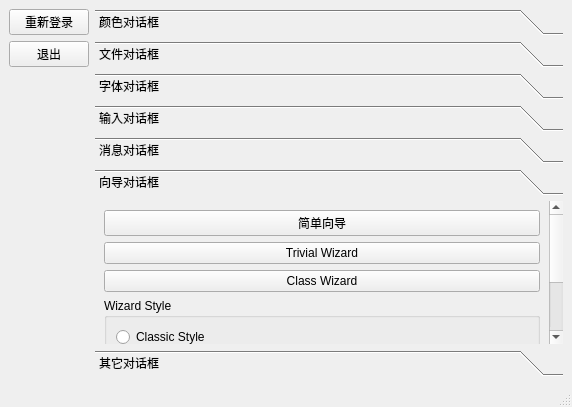
<?xml version="1.0" encoding="UTF-8"?>
<ui version="4.0">
 <class>MainWindow</class>
 <widget class="QMainWindow" name="MainWindow">
  <property name="geometry">
   <rect>
    <x>0</x>
    <y>0</y>
    <width>572</width>
    <height>407</height>
   </rect>
  </property>
  <property name="windowTitle">
   <string>MainWindow</string>
  </property>
  <widget class="QWidget" name="centralwidget">
   <layout class="QHBoxLayout" name="horizontalLayout">
    <item>
     <layout class="QVBoxLayout" name="verticalLayout_2">
      <item>
       <layout class="QVBoxLayout" name="verticalLayout">
        <item>
         <widget class="QPushButton" name="pushButton_reWelcome">
          <property name="text">
           <string>重新登录</string>
          </property>
         </widget>
        </item>
        <item>
         <widget class="QPushButton" name="pushButton_exit">
          <property name="text">
           <string>退出</string>
          </property>
         </widget>
        </item>
       </layout>
      </item>
      <item>
       <spacer name="verticalSpacer">
        <property name="orientation">
         <enum>Qt::Vertical</enum>
        </property>
        <property name="sizeHint" stdset="0">
         <size>
          <width>20</width>
          <height>40</height>
         </size>
        </property>
       </spacer>
      </item>
     </layout>
    </item>
    <item>
     <widget class="QToolBox" name="toolBox">
      <property name="currentIndex">
       <number>5</number>
      </property>
      <widget class="QWidget" name="page_color">
       <property name="geometry">
        <rect>
         <x>0</x>
         <y>0</y>
         <width>472</width>
         <height>209</height>
        </rect>
       </property>
       <attribute name="label">
        <string>颜色对话框</string>
       </attribute>
       <layout class="QVBoxLayout" name="verticalLayout_6">
        <item>
         <layout class="QHBoxLayout" name="horizontalLayout_3" stretch="1,3">
          <item>
           <widget class="QPushButton" name="pushButton_getColor">
            <property name="text">
             <string>QColorDialog::getColor()</string>
            </property>
           </widget>
          </item>
          <item>
           <widget class="QLabel" name="label_getColor">
            <property name="frameShape">
             <enum>QFrame::Panel</enum>
            </property>
            <property name="frameShadow">
             <enum>QFrame::Sunken</enum>
            </property>
            <property name="text">
             <string/>
            </property>
           </widget>
          </item>
         </layout>
        </item>
        <item>
         <spacer name="verticalSpacer_3">
          <property name="orientation">
           <enum>Qt::Vertical</enum>
          </property>
          <property name="sizeHint" stdset="0">
           <size>
            <width>20</width>
            <height>335</height>
           </size>
          </property>
         </spacer>
        </item>
        <item>
         <layout class="QVBoxLayout" name="verticalLayout_5">
          <item>
           <widget class="QCheckBox" name="checkBox_colorDlg_showAlpha">
            <property name="text">
             <string>Show Alpha</string>
            </property>
           </widget>
          </item>
          <item>
           <widget class="QCheckBox" name="checkBox_colorDlg_noButtons">
            <property name="text">
             <string>No Buttons</string>
            </property>
           </widget>
          </item>
          <item>
           <widget class="QCheckBox" name="checkBox_colorDlg_donotUseNativeDialog">
            <property name="text">
             <string>Don't use native dialog</string>
            </property>
           </widget>
          </item>
         </layout>
        </item>
       </layout>
      </widget>
      <widget class="QWidget" name="page_File">
       <property name="geometry">
        <rect>
         <x>0</x>
         <y>0</y>
         <width>472</width>
         <height>209</height>
        </rect>
       </property>
       <attribute name="label">
        <string>文件对话框</string>
       </attribute>
       <layout class="QVBoxLayout" name="verticalLayout_7">
        <item>
         <layout class="QGridLayout" name="gridLayout_3" columnstretch="1,3">
          <item row="0" column="0">
           <widget class="QPushButton" name="pushButton_getExistingDir">
            <property name="layoutDirection">
             <enum>Qt::LeftToRight</enum>
            </property>
            <property name="text">
             <string>QFileDialog::getExistingDirectory()</string>
            </property>
           </widget>
          </item>
          <item row="3" column="0">
           <widget class="QPushButton" name="pushButton_getSaveFileName">
            <property name="layoutDirection">
             <enum>Qt::LeftToRight</enum>
            </property>
            <property name="text">
             <string>QFileDialog::getSaveFileName()</string>
            </property>
           </widget>
          </item>
          <item row="1" column="1">
           <widget class="QLabel" name="label_getOpenFileName">
            <property name="frameShape">
             <enum>QFrame::Panel</enum>
            </property>
            <property name="frameShadow">
             <enum>QFrame::Sunken</enum>
            </property>
            <property name="text">
             <string/>
            </property>
           </widget>
          </item>
          <item row="2" column="0">
           <widget class="QPushButton" name="pushButton_getOpenFileNames">
            <property name="layoutDirection">
             <enum>Qt::LeftToRight</enum>
            </property>
            <property name="text">
             <string>QFileDialog::getOpenFileNames()</string>
            </property>
           </widget>
          </item>
          <item row="1" column="0">
           <widget class="QPushButton" name="pushButton_getOpenFileName">
            <property name="layoutDirection">
             <enum>Qt::LeftToRight</enum>
            </property>
            <property name="text">
             <string>QFileDialog::getOpenFileName</string>
            </property>
           </widget>
          </item>
          <item row="0" column="1">
           <widget class="QLabel" name="label_getExistingDir">
            <property name="frameShape">
             <enum>QFrame::Panel</enum>
            </property>
            <property name="frameShadow">
             <enum>QFrame::Sunken</enum>
            </property>
            <property name="text">
             <string/>
            </property>
           </widget>
          </item>
          <item row="3" column="1">
           <widget class="QLabel" name="label_getSaveFileName">
            <property name="frameShape">
             <enum>QFrame::Panel</enum>
            </property>
            <property name="frameShadow">
             <enum>QFrame::Sunken</enum>
            </property>
            <property name="text">
             <string/>
            </property>
           </widget>
          </item>
          <item row="2" column="1">
           <widget class="QLabel" name="label_getOpenFileNames">
            <property name="frameShape">
             <enum>QFrame::Panel</enum>
            </property>
            <property name="frameShadow">
             <enum>QFrame::Sunken</enum>
            </property>
            <property name="text">
             <string/>
            </property>
           </widget>
          </item>
         </layout>
        </item>
        <item>
         <spacer name="verticalSpacer_4">
          <property name="orientation">
           <enum>Qt::Vertical</enum>
          </property>
          <property name="sizeHint" stdset="0">
           <size>
            <width>20</width>
            <height>9</height>
           </size>
          </property>
         </spacer>
        </item>
        <item>
         <widget class="QGroupBox" name="groupBox">
          <property name="title">
           <string>Options</string>
          </property>
          <layout class="QGridLayout" name="gridLayout_5">
           <item row="3" column="0">
            <widget class="QCheckBox" name="checkBox_fileOption_donotUseSheet">
             <property name="text">
              <string>Don't Use Sheet</string>
             </property>
            </widget>
           </item>
           <item row="0" column="0">
            <widget class="QCheckBox" name="checkBox_fileOption_showDirsOnly">
             <property name="text">
              <string>Show Directory only</string>
             </property>
            </widget>
           </item>
           <item row="2" column="0">
            <widget class="QCheckBox" name="checkBox_fileOption_hideNameFilterDetails">
             <property name="text">
              <string>Hide Name Filter Details</string>
             </property>
            </widget>
           </item>
           <item row="1" column="0">
            <widget class="QCheckBox" name="checkBox_fileOption_readOnly">
             <property name="text">
              <string>Read Only</string>
             </property>
            </widget>
           </item>
           <item row="1" column="1">
            <widget class="QCheckBox" name="checkBox_fileOption_donotConfirmOverwrite">
             <property name="text">
              <string>Don't Confirm Overwrite</string>
             </property>
            </widget>
           </item>
           <item row="2" column="1">
            <widget class="QCheckBox" name="checkBox_fileOption_donotUseNativeDialog">
             <property name="text">
              <string>Don't Use Native Dialog</string>
             </property>
            </widget>
           </item>
           <item row="3" column="1">
            <widget class="QCheckBox" name="checkBox_fileOption_donotUseCustomDirectoryIcons">
             <property name="text">
              <string>Don't Use Custom Directory Icons</string>
             </property>
            </widget>
           </item>
           <item row="0" column="1">
            <widget class="QCheckBox" name="checkBox_fileOption_donotResolveSymlinks">
             <property name="text">
              <string>Don't resolve Symlinks</string>
             </property>
            </widget>
           </item>
          </layout>
         </widget>
        </item>
       </layout>
      </widget>
      <widget class="QWidget" name="page_Font">
       <property name="geometry">
        <rect>
         <x>0</x>
         <y>0</y>
         <width>472</width>
         <height>209</height>
        </rect>
       </property>
       <attribute name="label">
        <string>字体对话框</string>
       </attribute>
       <layout class="QVBoxLayout" name="verticalLayout_8">
        <item>
         <layout class="QGridLayout" name="gridLayout_4" columnstretch="1,3">
          <item row="0" column="0">
           <widget class="QPushButton" name="pushButton_getFont">
            <property name="text">
             <string>QFontDialog::getFont()</string>
            </property>
           </widget>
          </item>
          <item row="0" column="1">
           <widget class="QLabel" name="label_getFont">
            <property name="frameShape">
             <enum>QFrame::Panel</enum>
            </property>
            <property name="frameShadow">
             <enum>QFrame::Sunken</enum>
            </property>
            <property name="text">
             <string/>
            </property>
           </widget>
          </item>
         </layout>
        </item>
        <item>
         <spacer name="verticalSpacer_5">
          <property name="orientation">
           <enum>Qt::Vertical</enum>
          </property>
          <property name="sizeHint" stdset="0">
           <size>
            <width>20</width>
            <height>299</height>
           </size>
          </property>
         </spacer>
        </item>
        <item>
         <widget class="QCheckBox" name="checkBox_fontDlg_noButtons">
          <property name="text">
           <string>No Buttons</string>
          </property>
         </widget>
        </item>
        <item>
         <widget class="QCheckBox" name="checkBox_fontDlg_donotUseNativeDialog">
          <property name="text">
           <string>Don't use Native Dialog</string>
          </property>
         </widget>
        </item>
        <item>
         <widget class="QCheckBox" name="checkBox_fontDlg_scalable">
          <property name="text">
           <string>Scalable Fonts</string>
          </property>
         </widget>
        </item>
        <item>
         <widget class="QCheckBox" name="checkBox_fontDlg_monospaced">
          <property name="text">
           <string>Monospaced Fonts</string>
          </property>
         </widget>
        </item>
        <item>
         <widget class="QCheckBox" name="checkBox_fontDlg_proportional">
          <property name="text">
           <string>Proportional Fonts</string>
          </property>
         </widget>
        </item>
       </layout>
      </widget>
      <widget class="QWidget" name="page_input">
       <property name="geometry">
        <rect>
         <x>0</x>
         <y>0</y>
         <width>472</width>
         <height>209</height>
        </rect>
       </property>
       <attribute name="label">
        <string>输入对话框</string>
       </attribute>
       <layout class="QVBoxLayout" name="verticalLayout_9">
        <item>
         <layout class="QGridLayout" name="gridLayout">
          <item row="0" column="0">
           <widget class="QPushButton" name="pushButton_getText">
            <property name="text">
             <string>QInputDialog::getText():</string>
            </property>
           </widget>
          </item>
          <item row="0" column="1">
           <widget class="QLabel" name="label_getText">
            <property name="frameShape">
             <enum>QFrame::Panel</enum>
            </property>
            <property name="frameShadow">
             <enum>QFrame::Sunken</enum>
            </property>
            <property name="text">
             <string/>
            </property>
           </widget>
          </item>
          <item row="1" column="0">
           <widget class="QPushButton" name="pushButton_getInt">
            <property name="text">
             <string>QInputDialog::getInt():</string>
            </property>
           </widget>
          </item>
          <item row="1" column="1">
           <widget class="QLabel" name="label_getInt">
            <property name="frameShape">
             <enum>QFrame::Panel</enum>
            </property>
            <property name="frameShadow">
             <enum>QFrame::Sunken</enum>
            </property>
            <property name="text">
             <string/>
            </property>
           </widget>
          </item>
          <item row="2" column="0">
           <widget class="QPushButton" name="pushButton_getDouble">
            <property name="text">
             <string>QInputDialog::getDouble():</string>
            </property>
           </widget>
          </item>
          <item row="2" column="1">
           <widget class="QLabel" name="label_getDouble">
            <property name="frameShape">
             <enum>QFrame::Panel</enum>
            </property>
            <property name="frameShadow">
             <enum>QFrame::Sunken</enum>
            </property>
            <property name="text">
             <string/>
            </property>
           </widget>
          </item>
          <item row="3" column="0">
           <widget class="QPushButton" name="pushButton_getItem">
            <property name="text">
             <string>QInputDialog::getItem():</string>
            </property>
           </widget>
          </item>
          <item row="3" column="1">
           <widget class="QLabel" name="label_getItem">
            <property name="frameShape">
             <enum>QFrame::Panel</enum>
            </property>
            <property name="frameShadow">
             <enum>QFrame::Sunken</enum>
            </property>
            <property name="text">
             <string/>
            </property>
           </widget>
          </item>
          <item row="4" column="0">
           <widget class="QPushButton" name="pushButton_getMultiLineText">
            <property name="text">
             <string>QInputDialog::getMultiLineText():</string>
            </property>
           </widget>
          </item>
          <item row="4" column="1">
           <widget class="QLabel" name="label_getMultiLineText">
            <property name="frameShape">
             <enum>QFrame::Panel</enum>
            </property>
            <property name="frameShadow">
             <enum>QFrame::Sunken</enum>
            </property>
            <property name="text">
             <string/>
            </property>
           </widget>
          </item>
         </layout>
        </item>
        <item>
         <spacer name="verticalSpacer_2">
          <property name="orientation">
           <enum>Qt::Vertical</enum>
          </property>
          <property name="sizeHint" stdset="0">
           <size>
            <width>20</width>
            <height>318</height>
           </size>
          </property>
         </spacer>
        </item>
        <item>
         <layout class="QVBoxLayout" name="verticalLayout_4">
          <item>
           <widget class="QCheckBox" name="checkBox_inputDialog_noButtons">
            <property name="text">
             <string>No Buttons</string>
            </property>
           </widget>
          </item>
          <item>
           <widget class="QCheckBox" name="checkBox_inputDialog_useListView">
            <property name="text">
             <string>Use List View For ComboBox Items</string>
            </property>
           </widget>
          </item>
          <item>
           <widget class="QCheckBox" name="checkBox_inputDialog_usePlainTextEdit">
            <property name="text">
             <string>Use Plain Text Edit For Text Input</string>
            </property>
           </widget>
          </item>
         </layout>
        </item>
       </layout>
      </widget>
      <widget class="QWidget" name="page_message">
       <property name="geometry">
        <rect>
         <x>0</x>
         <y>0</y>
         <width>472</width>
         <height>209</height>
        </rect>
       </property>
       <attribute name="label">
        <string>消息对话框</string>
       </attribute>
       <layout class="QVBoxLayout" name="verticalLayout_10">
        <item>
         <widget class="QPushButton" name="pushButton_msg_question">
          <property name="text">
           <string>QMessageBox::question()</string>
          </property>
         </widget>
        </item>
        <item>
         <widget class="QPushButton" name="pushButton_msg_information">
          <property name="text">
           <string>QMessageBox::information()</string>
          </property>
         </widget>
        </item>
        <item>
         <widget class="QPushButton" name="pushButton_msg_warning">
          <property name="text">
           <string>QMessageBox::warning()</string>
          </property>
         </widget>
        </item>
        <item>
         <widget class="QPushButton" name="pushButton_msg_critical">
          <property name="text">
           <string>QMessageBox::critical()</string>
          </property>
         </widget>
        </item>
        <item>
         <widget class="QPushButton" name="pushButton_msg_about">
          <property name="text">
           <string>QMessageBox::about()</string>
          </property>
         </widget>
        </item>
        <item>
         <spacer name="verticalSpacer_6">
          <property name="orientation">
           <enum>Qt::Vertical</enum>
          </property>
          <property name="sizeHint" stdset="0">
           <size>
            <width>20</width>
            <height>99</height>
           </size>
          </property>
         </spacer>
        </item>
       </layout>
      </widget>
      <widget class="QWidget" name="page_wizard">
       <property name="geometry">
        <rect>
         <x>0</x>
         <y>0</y>
         <width>472</width>
         <height>209</height>
        </rect>
       </property>
       <attribute name="label">
        <string>向导对话框</string>
       </attribute>
       <layout class="QVBoxLayout" name="verticalLayout_12">
        <item>
         <widget class="QPushButton" name="pushButton">
          <property name="text">
           <string>简单向导</string>
          </property>
         </widget>
        </item>
        <item>
         <widget class="QPushButton" name="pushButton_trivialWizard">
          <property name="text">
           <string>Trivial Wizard</string>
          </property>
         </widget>
        </item>
        <item>
         <widget class="QPushButton" name="pushButton_classWizard">
          <property name="whatsThis">
           <string>&lt;html&gt;&lt;head/&gt;&lt;body&gt;&lt;p&gt;&lt;span style=&quot; font-weight:600;&quot;&gt;The Class Wizard shows how to implement linear wizards using QWizard.&lt;/span&gt;&lt;/p&gt;&lt;p&gt;&lt;span style=&quot; font-weight:600;&quot;&gt;类向导展示了如何使用QWizard实现线性向导。&lt;/span&gt;&lt;/p&gt;&lt;/body&gt;&lt;/html&gt;</string>
          </property>
          <property name="text">
           <string>Class Wizard</string>
          </property>
         </widget>
        </item>
        <item>
         <spacer name="verticalSpacer_8">
          <property name="orientation">
           <enum>Qt::Vertical</enum>
          </property>
          <property name="sizeHint" stdset="0">
           <size>
            <width>20</width>
            <height>30</height>
           </size>
          </property>
         </spacer>
        </item>
        <item>
         <widget class="QGroupBox" name="groupBox_2">
          <property name="title">
           <string>Wizard Style</string>
          </property>
          <layout class="QVBoxLayout" name="verticalLayout_11">
           <item>
            <widget class="QRadioButton" name="radioButton_wizard_classicStyle">
             <property name="text">
              <string>Classic Style</string>
             </property>
            </widget>
           </item>
           <item>
            <widget class="QRadioButton" name="radioButton_wizard_modernStyle">
             <property name="text">
              <string>Modernn Style</string>
             </property>
            </widget>
           </item>
           <item>
            <widget class="QRadioButton" name="radioButton_wizard_macStyle">
             <property name="text">
              <string>Mac Style</string>
             </property>
            </widget>
           </item>
           <item>
            <widget class="QRadioButton" name="radioButton_wizard_aeroStyle">
             <property name="text">
              <string>Aero Style</string>
             </property>
            </widget>
           </item>
          </layout>
         </widget>
        </item>
       </layout>
      </widget>
      <widget class="QWidget" name="page_others">
       <property name="geometry">
        <rect>
         <x>0</x>
         <y>0</y>
         <width>472</width>
         <height>209</height>
        </rect>
       </property>
       <attribute name="label">
        <string>其它对话框</string>
       </attribute>
       <layout class="QVBoxLayout" name="verticalLayout_3">
        <item>
         <widget class="QPushButton" name="pushButton_progressDialog">
          <property name="text">
           <string>进度条对话框</string>
          </property>
         </widget>
        </item>
        <item>
         <widget class="QPushButton" name="pushButton_errorMessage">
          <property name="text">
           <string>错误信息对话框</string>
          </property>
         </widget>
        </item>
        <item>
         <spacer name="verticalSpacer_7">
          <property name="orientation">
           <enum>Qt::Vertical</enum>
          </property>
          <property name="sizeHint" stdset="0">
           <size>
            <width>20</width>
            <height>40</height>
           </size>
          </property>
         </spacer>
        </item>
       </layout>
      </widget>
     </widget>
    </item>
   </layout>
  </widget>
  <widget class="QMenuBar" name="menubar">
   <property name="geometry">
    <rect>
     <x>0</x>
     <y>0</y>
     <width>572</width>
     <height>17</height>
    </rect>
   </property>
  </widget>
  <widget class="QStatusBar" name="statusbar"/>
  <action name="action_Non_Modal">
   <property name="checkable">
    <bool>true</bool>
   </property>
   <property name="text">
    <string>&amp;Non Modal</string>
   </property>
  </action>
  <action name="action_Window_Modal">
   <property name="checkable">
    <bool>true</bool>
   </property>
   <property name="text">
    <string>&amp;Window Modal</string>
   </property>
  </action>
  <action name="action_Application_Modal">
   <property name="checkable">
    <bool>true</bool>
   </property>
   <property name="text">
    <string>&amp;Application Modal</string>
   </property>
  </action>
  <action name="actionShow_Alpha">
   <property name="checkable">
    <bool>true</bool>
   </property>
   <property name="text">
    <string>Show &amp;Alpha</string>
   </property>
  </action>
  <action name="action_No_Buttons">
   <property name="checkable">
    <bool>true</bool>
   </property>
   <property name="text">
    <string>&amp;No Buttons</string>
   </property>
  </action>
  <action name="action_Dont_Use_Native_Dialog">
   <property name="checkable">
    <bool>true</bool>
   </property>
   <property name="text">
    <string>&amp;Dont Use Native Dialog</string>
   </property>
  </action>
  <action name="actionOpen_File">
   <property name="text">
    <string>Open &amp;File</string>
   </property>
  </action>
  <action name="actionOpen_File_s">
   <property name="text">
    <string>Open File&amp;s</string>
   </property>
  </action>
  <action name="actionOpen_Directory">
   <property name="text">
    <string>Open &amp;Directory</string>
   </property>
  </action>
  <action name="action_Save">
   <property name="text">
    <string>&amp;Save...</string>
   </property>
  </action>
  <action name="actionSave_As">
   <property name="text">
    <string>Save &amp;As...</string>
   </property>
  </action>
  <action name="action_List">
   <property name="checkable">
    <bool>true</bool>
   </property>
   <property name="text">
    <string>&amp;List</string>
   </property>
  </action>
  <action name="action_Detail_List">
   <property name="checkable">
    <bool>true</bool>
   </property>
   <property name="text">
    <string>&amp;Detail List</string>
   </property>
  </action>
 </widget>
 <resources/>
 <connections>
  <connection>
   <sender>pushButton_exit</sender>
   <signal>clicked()</signal>
   <receiver>MainWindow</receiver>
   <slot>close()</slot>
   <hints>
    <hint type="sourcelabel">
     <x>55</x>
     <y>73</y>
    </hint>
    <hint type="destinationlabel">
     <x>53</x>
     <y>98</y>
    </hint>
   </hints>
  </connection>
 </connections>
</ui>
